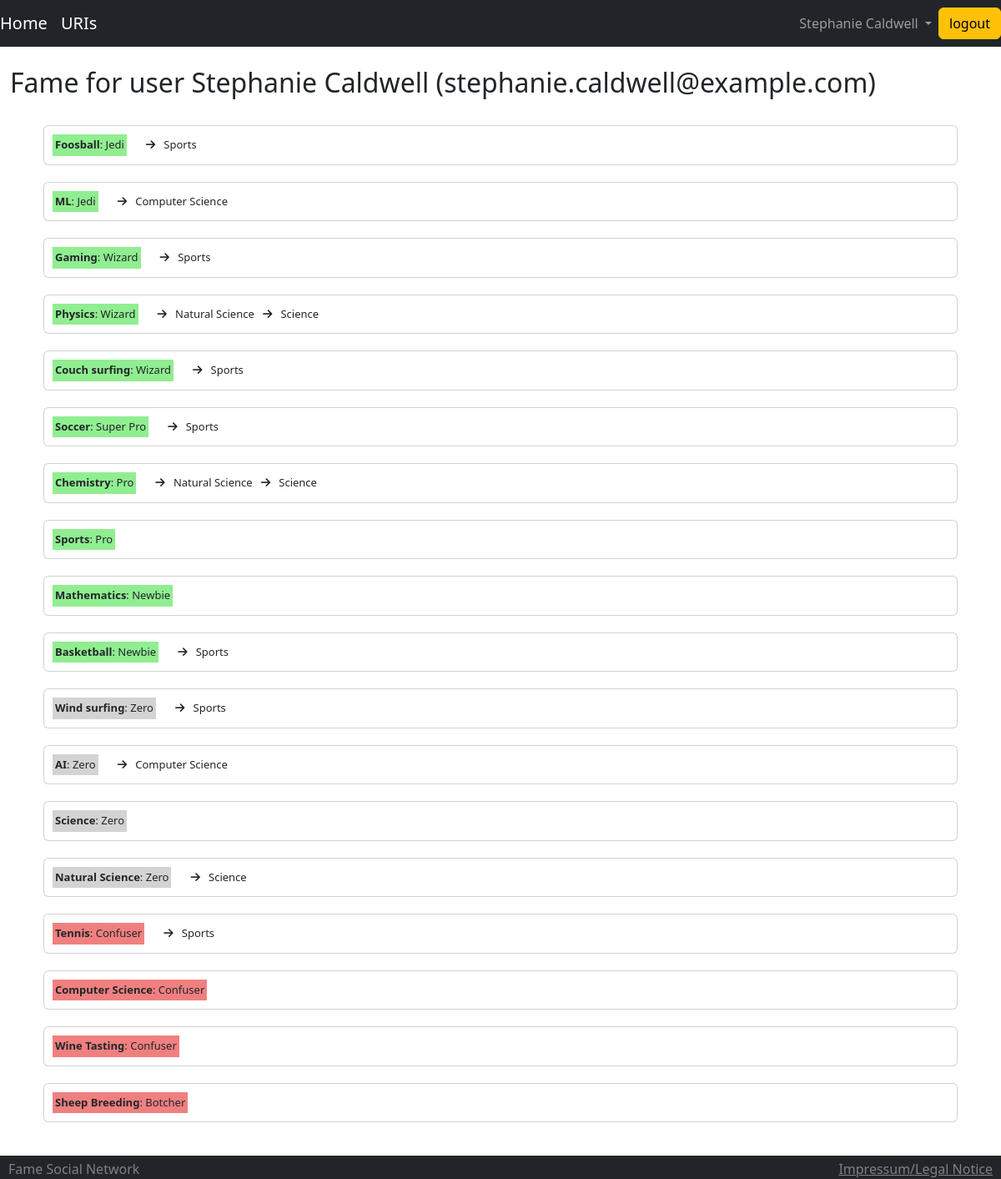
The page /fame/html/fame (signed in) on the database its author committed.
### fame/models.py (models this page shows, shortened)
class FameUsers(AbstractUser):
    email = models.EmailField(unique=True)
    expertise_area = models.ManyToManyField(
        ExpertiseAreas, related_name="fame_of", through="Fame"
    )
    USERNAME_FIELD = "email"
    REQUIRED_FIELDS = []
    class Meta:
        db_table = "fame_users"

class ExpertiseAreas(models.Model):
    label = models.CharField(max_length=255)
    parent_expertise_area = models.ForeignKey(
        "self", on_delete=models.CASCADE, null=True, blank=True
    )
    class Meta:
        unique_together = ("label", "parent_expertise_area")
        db_table = "expertise_areas"

class FameLevels(models.Model):
    name = models.CharField(max_length=42, unique=True)
    numeric_value = models.IntegerField(null=False)
    class Meta:
        db_table = "fame_levels"

### fame/views/html.py (the view)
# urls.py: path("html/fame", fame_list, name="fame_list"),
@require_http_methods(["GET"])
@login_required
def fame_list(request):
    userid = request.GET.get("userid", None)
    user = None
    if userid is None:
        user = _get_social_network_user(request.user)
    else:
        try:
            user = SocialNetworkUsers.objects.get(id=userid)
        except ValueError:
            pass
    user, fame = api.fame(user)
    context = {
        "fame": FameSerializer(fame, many=True).data,
        "user": user if user else "",
    }
    return render(request, "fame.html", context=context)

### fame/serializers.py (called while the page is built)
    def get_parent_expertise_area(self, expertise_area: ExpertiseAreas):
        if expertise_area.parent_expertise_area is None:
            return None
        return ExpertiseAreasSerializer(expertise_area.parent_expertise_area).data

    def get_score(self, fame: Fame):
        return {
            "name": fame.fame_level.name,
            "numeric": fame.fame_level.numeric_value,
        }

### socialnetwork/api.py (called while the page is built)
def _get_social_network_user(user) -> SocialNetworkUsers:
    try:
        user = SocialNetworkUsers.objects.get(id=user.id)
    except SocialNetworkUsers.DoesNotExist:
        raise PermissionError("User does not exist")
    return user

def fame(user: SocialNetworkUsers):
    try:
        user = SocialNetworkUsers.objects.get(id=user.id)
    except SocialNetworkUsers.DoesNotExist:
        raise ValueError("User does not exist")
    return user, Fame.objects.filter(user=user)

### socialnetwork/models.py (called while the page is built)
    def __str__(self):
        return f"{self.first_name} {self.last_name} ({self.email})"

### socialnetwork/templatetags/unnest_json.py (called while the page is built)
def _unnnest_json(textinput):
    ret = textinput["label"]
    if textinput["parent_expertise_area"] is not None:
        ret += (
            " &nbsp; <i class='fa-solid fa-arrow-right'></i> &nbsp; "
            + _unnnest_json(textinput["parent_expertise_area"])
        )
    return ret

@register.filter()
def unnnest_json(textinput):
    s = _unnnest_json(textinput)
    return mark_safe(s)

### fame/templates/fame.html (shortened to what this page needs)
{% extends "base.html" %}
{% load unnest_json %}
{% load static %}
{% load highlight %}
{% block body %}
    <br>
    <h2>Fame for user {{ user }}</h2>
    <br>
    {% for f in fame %}
        <div class="card" style="margin-bottom: 20px; margin-left: 40px; margin-right: 40px;">
            <div class="flex-container">
                {% if f.score.numeric < 0 %}
                    <div class="bullshit"><b>{{ f.expertise_area.label }}</b>: {{ f.score.name }}</div>
                {% elif f.score.numeric > 0 %}
                    <div class="ok"><b>{{ f.expertise_area.label }}</b>: {{ f.score.name }}</div>
                {% else %}
                    <div class="neutral"><b>{{ f.expertise_area.label }}</b>: {{ f.score.name }}</div>
                {% endif %}
                {% if f.expertise_area.parent_expertise_area %}
                    <div><i class='fa-solid fa-arrow-right'></i>
                        &nbsp;&nbsp;{{ f.expertise_area.parent_expertise_area|unnnest_json }}
                    </div>
                {% endif %}
                <br>
            </div>
        </div>
    {% endfor %}
    <br><br>
{% endblock %}

### socialnetwork/templates/base.html (shortened to what this page needs)
{% load static %}
<!doctype html>
<html>
<head>
    <link
            rel="stylesheet"
            href="{% static 'bootstrap.min.css' %}"
    />
    <link
            rel="stylesheet"
            type="text/css"
            href="{% static 'bootstrap-icons.css' %}"
    />
    <link
            rel="stylesheet"
            href="{% static 'fa/css/all.min.css' %}"
    />
    <link rel="stylesheet" href="{% static 'main.css' %}"/>
</head>
<body class="d-flex flex-column min-vh-100">
<div class="body-content">
    <header>
        <nav class="navbar navbar-expand-md navbar-dark bg-dark">
            <ul class="navbar-nav">
                {% if user.is_authenticated %}
                    <li class="nav-item active">
                        <a class="navbar-brand" href="{% url 'sn:timeline' %}">Home</a>
                    </li>
                    <li class="nav-item active">
                        <a class="navbar-brand" href="{% url 'home' %}">URIs</a>
                    </li>
                {% endif %}
            </ul>
            <ul class="navbar-nav ms-auto">
                <li class="nav-item dropdown">
                    <a class="nav-link dropdown-toggle" href="#" role="button" data-bs-toggle="dropdown"
                       aria-expanded="false" data-testid="navbar_user_section">
                        {% if user.is_authenticated %}
                            <span>{{ request.user.first_name }} {{ request.user.last_name }}</span>
                        {% else %}
                            <span>Not logged in</span>
                        {% endif %}
                    </a>
            </ul>
            {% if user.is_authenticated %}
                <form method="post" action="{% url 'logout' %}">
                    <button type="submit" class="btn btn-warning">logout</button>
                </form>
            {% endif %}
        </nav>
    </header>
    <div id="wrap">
        <div class="container-fluid" id="main">
            {% block body %} {% endblock %}
        </div>
    </div>
    <footer
            class="page-footer fixed-bottom font-small bg-dark pt-1"
            style="color: gray"
    >
        <div style="display: flex; justify-content: space-between">
            <div style="margin-left: 10px; margin-right: 10px">Fame Social Network</div>
            <div style="margin-right: 10px">
                <a
                        style="color: gray"
                        href="https://www.uni-saarland.de/en/legal-notice.html"
                        data-testid="footer_impressum"
                >Impressum/Legal Notice</a>
            </div>
        </div>
    </footer>
</div>
</body>
</html>

### assets/main.css (style rules this page uses)
html { overflow-y: scroll; height: 100%; width: 100%; }
body { height: 100%; width: 100%; }
.flex-container { display: flex; }
.flex-container > div { margin: 10px; padding: 3px; font-size: 13px; }
.bullshit { background-color: lightcoral; }
.ok { background-color: lightgreen; }
.neutral { background-color: lightgray; }

### rows shown on the page
FameUsers: user.first_name "Stephanie", user.last_name "Caldwell", first_name+last_name+email "Stephanie Caldwell (stephanie.caldwell@example.com)"
ExpertiseAreas: expertise_area.label "Foosball", score.name "Jedi", expertise_area.parent_expertise_area|unnnest_json "Sports", expertise_area.label "Gaming", score.name "Wizard", expertise_area.label "Couch surfing", expertise_area.label "Soccer", score.name "Super Pro", expertise_area.label "Sports", expertise_area.label "Basketball", score.name "Newbie", expertise_area.label "Wind surfing", score.name "Zero", expertise_area.label "Tennis", score.name "Confuser"
ExpertiseAreas: expertise_area.label "ML", score.name "Jedi", expertise_area.parent_expertise_area|unnnest_json "Computer Science", expertise_area.label "AI", score.name "Zero", expertise_area.label "Computer Science"
ExpertiseAreas: expertise_area.label "Physics"
FameLevels: score.name "Wizard"
ExpertiseAreas: expertise_area.label "Chemistry"
FameLevels: score.name "Pro" "Pro"
ExpertiseAreas: expertise_area.label "Mathematics"
FameLevels: score.name "Newbie"
ExpertiseAreas: expertise_area.label "Science", expertise_area.label "Natural Science", score.name "Zero", expertise_area.parent_expertise_area|unnnest_json "Science"
FameLevels: score.name "Zero"
FameLevels: score.name "Confuser" "Confuser"
ExpertiseAreas: expertise_area.label "Wine Tasting"
ExpertiseAreas: expertise_area.label "Sheep Breeding"
FameLevels: score.name "Botcher"

### other values the page prints
{{ f.expertise_area.parent_expertise_area|unnnest_json }} "Natural Science Science" "Natural Science Science"
